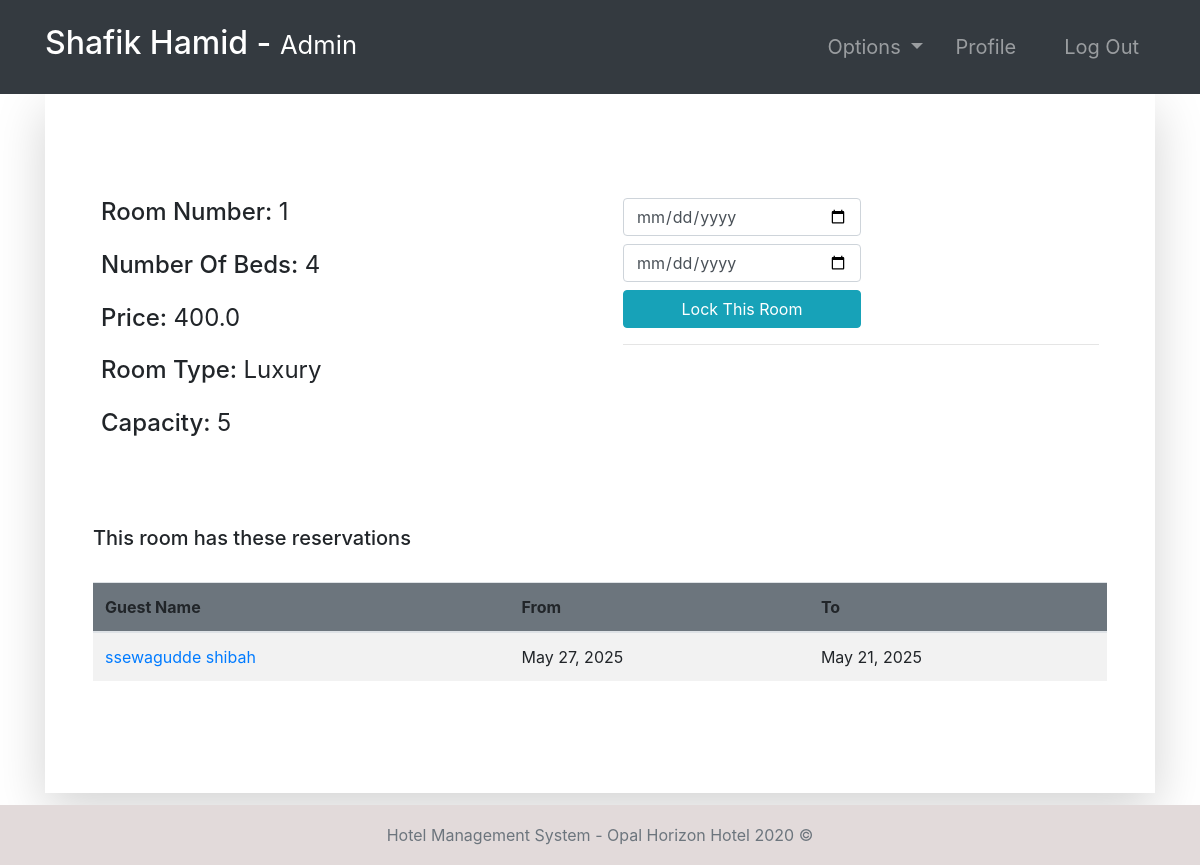
Screenshot of /room-profile/1/ (signed in) with the database file from the repository.
### room/models.py (models this page shows, shortened)
class Room(models.Model):
    ROOM_TYPES = (
        ('King', 'King'),
        ('Luxury', 'Luxury'),
        ('Normal', 'Normal'),
        ('Economic', 'Economic'),
    )
    number = models.IntegerField(primary_key=True)
    capacity = models.SmallIntegerField()
    numberOfBeds = models.SmallIntegerField()
    roomType = models.CharField(max_length=20, choices=ROOM_TYPES)
    price = models.FloatField()
    statusStartDate = models.DateField(null=True)
    statusEndDate = models.DateField(null=True)

class Booking(models.Model):
    roomNumber = models.ForeignKey(Room, on_delete=models.CASCADE)
    guest = models.ForeignKey('accounts.Guest', null=True, on_delete=models.CASCADE)
    dateOfReservation = models.DateField(default=timezone.now)
    startDate = models.DateField()
    endDate = models.DateField()

### accounts/models.py (models this page shows, shortened)
class Guest(models.Model):
    user = models.OneToOneField(User, null=True, on_delete=models.CASCADE)
    phoneNumber = PhoneNumberField(unique=True)

### room/views.py (the view, shortened to what this page needs)
# urls.py: path('room-profile/<str:id>/', room_profile, name="room-profile"),
@login_required(login_url='login')
def room_profile(request, id):
    role = str(request.user.groups.all()[0])
    path = role + "/"
    tempRoom = Room.objects.get(number=id)
    bookings = Booking.objects.filter(roomNumber=tempRoom)
    guests = Guest.objects.all()
    bookings2 = Booking.objects.all()
    context = {
        "role": role,
        "bookings": bookings,
        "room": tempRoom,
        "guests": guests,
        "bookings2": bookings2
    }
    return render(request, path + "room-profile.html", context)

### templates/admin/room-profile.html
{% extends '../index.html' %}
{% block context %}
{% include '../common_pages/room-profile.html' %}
{% endblock %}

### templates/incs/nav.html (shortened to what this page needs)
<nav class="navbar navbar-dark bg-dark navbar-expand-lg py-3 " role="navigation">
    <div class="container">
        <a href="" class="navbar-brand">
            <h2 class="text-capitalize">
                {{ request.user.first_name }} {{ request.user.last_name }} -
                <small>
                    {{ role }}
                </small>
            </h2>
        </a>
        <div class="collapse navbar-collapse" id="navbarTags">
            <ul class="navbar-nav ml-auto">
                <li class="nav-item dropdown p-2">
                    <a class="nav-link dropdown-toggle" href="#" id="navbarDropdown" role="button"
                        data-toggle="dropdown" aria-haspopup="true" aria-expanded="false">
                        Options
                    </a>
                </li>
                <li class="nav-item mr-3 p-2">
                    {% if role == 'staff' or role == 'receptionist' or role == 'admin' or role == 'manager' %}
                    <a href="{% url 'employee-profile' user.id %}" class="nav-link">Profile</a>
                    {% endif %}
                </li>
                <li class="nav-item p-2 ">
                    <a href="{% url 'logout' %}" class="nav-link">Log Out</a>
                </li>
            </ul>
        </div>
    </div>
</nav>

### templates/common_pages/room-profile.html (shortened to what this page needs)
<div class="container">
    <div class="shadow-lg p-5">
        <div class="row mt-5">
            <div class="col-6">
                <div class="p-2 h4">
                    <span>Room Number:</span>
                    <span class="font-weight-normal">{{room.number}}</span>
                </div>
                <div class="p-2 h4">
                    <span>Number Of Beds:</span>
                    <span class="font-weight-normal">{{room.numberOfBeds}}</span>
                </div>
                <div class="p-2 h4">
                    <span>Price:</span>
                    <span class="font-weight-normal">{{room.price}}</span>
                </div>
                <div class="p-2 h4">
                    <span>Room Type:</span>
                    <span class="font-weight-normal">{{ room.roomType }}</span>
                </div>
                <div class="p-2 h4">
                    <span>Capacity: </span>
                    <span class="font-weight-normal">{{room.capacity}}</span>
                </div>
            </div>
            <div class="col-6">
                {% if role == "manager" or role == "admin" %}
                <div class="p-2 h4 ">
                    <form action="" method="POST">
                        <input type="date" placeholder="Enter Start Date" name="bsd" required
                            class="form-control w-50 mb-2">
                        <input type="date" placeholder="Enter End Date" name="bed" required
                            class="form-control w-50 mb-2">
                        <button name="lockRoom" type="submit" class="btn btn-info w-50">Lock This Room</button>
                        <br>
                    </form>
                    <form action="" method="POST">
                        <hr>
                    </form>
                </div>
                {% endif %}
                <br>
            </div>
        </div>
        <br>
        <div class="table-responsive table-striped my-5">
            <div class="table-header row">
                <div class="col-sm-12 col-md-12 col-lg-4 mb-4">
                    <h5>This room has these reservations</h5>
                </div>
            </div>
            <table class="table table-hover table-striped">
                <thead class="bg-secondary rounded">
                    <tr>
                        {% if role != 'guest' %} <th>Guest Name</th> {% endif %}
                        <th>From </th>
                        <th>To</th>
                    </tr>
                </thead>
                <tbody>
                    {% for bo in bookings %}
                    <tr>
                        {% if role != 'guest' %} <td><a href="{% url 'guest-profile' bo.guest.user.id %}">
                                {{bo.guest.user.first_name}}
                                {{bo.guest.user.last_name}}</a></td>
                        {%endif %}
                        <td>{{bo.startDate}}</td>
                        <td>{{bo.endDate}}</td>
                    </tr>
                    {% endfor %}
                </tbody>
            </table>
        </div>
    </div>
</div>

### static/css/main.css (style rules this page uses)
* { margin: 0; padding: 0; -webkit-font-smoothing: antialiased; }
body { position: relative; }
nav .nav-item { font-size: 20px; }

### rows the page displays
Room: number "1", numberOfBeds "4", price "400.0", roomType "Luxury", capacity "5"
Booking: guest.user.first_name "ssewagudde", guest.user.last_name "shibah", startDate "May 27, 2025", endDate "May 21, 2025"

### other values shown
{{ request.user.first_name }} "Shafik"
{{ request.user.last_name }} "Hamid"
{{ role }} "Admin"
